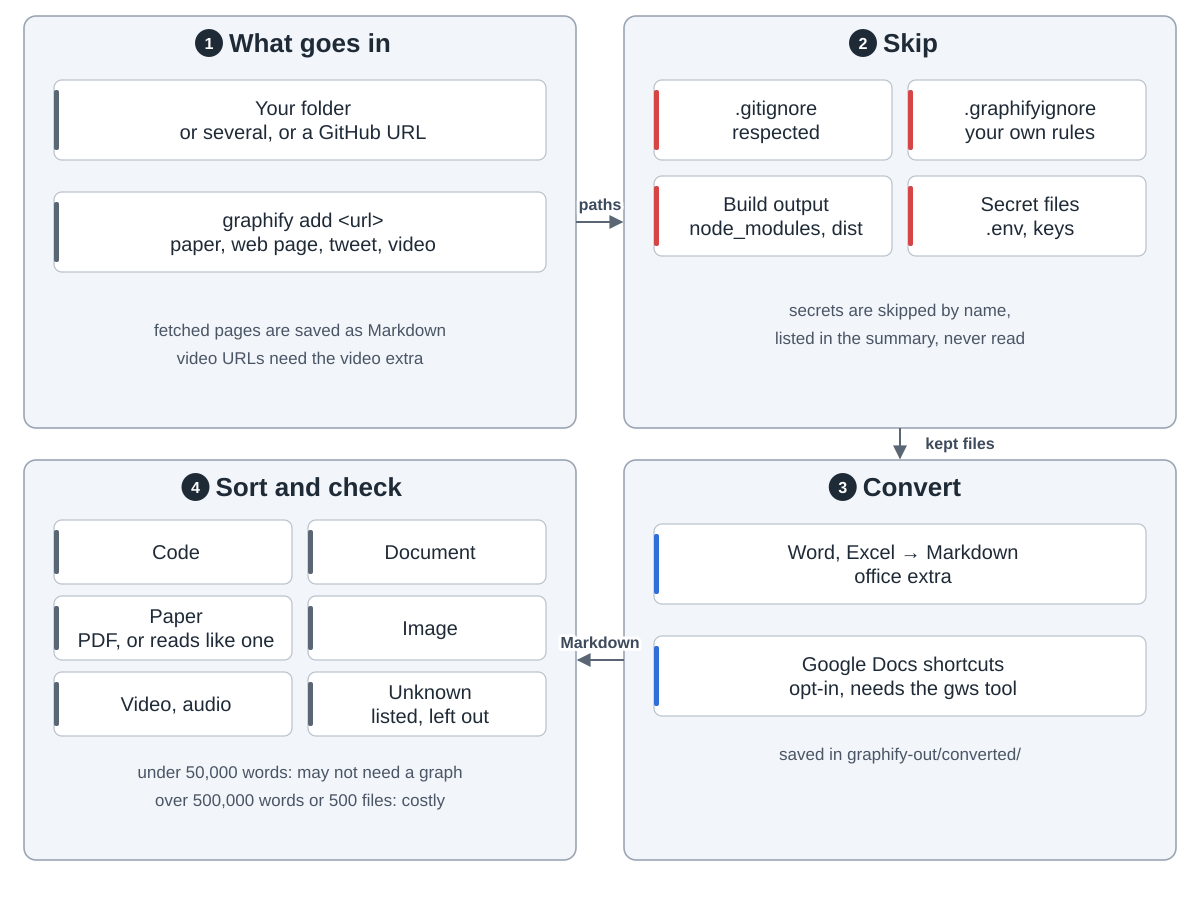

Write Python code to recreate this figure.
"""graphify step 1: read the folder.  Drawn from the graphify repo
(https://github.com/Graphify-Labs/graphify, graphify/detect.py: detect(), _is_sensitive(), _SKIP_DIRS,
classify_file(), CORPUS_WARN_THRESHOLD / CORPUS_UPPER_THRESHOLD / FILE_COUNT_UPPER; graphify/ingest.py;
README.md "Ignoring files" and "What files it handles"; pyproject.toml extras office, google, video;
commit 35adf43).  Run: python3 scan.py

Snake order: 1 what goes in (top left) -> 2 skip (top right) -> 3 convert (bottom right)
-> 4 sort and check (bottom left)."""
import sys
from pathlib import Path

sys.path.insert(0, str(Path(__file__).resolve().parents[2] / "tools"))
from archdiagram import Diagram  # noqa: E402

L, R, W = 24, 624, 552
T1, H1 = 16, 412
T2, H2 = 460, 400


def col(x, top, cards, h=72, gap=24, arrows=True):
    """One column of wide cards, top to bottom, optionally joined by arrows."""
    for i, (lbl, kind) in enumerate(cards):
        y = top + 64 + i * (h + gap)
        d.card(x + 30, y, lbl, kind, w=492, h=h)
        if arrows and i:
            d.arrow(f"M{x + W / 2} {y - gap}V{y - 2}")


def grid(x, top, cards, h=80, gap=16, y0=64):
    """Two columns of cards, filled row by row."""
    for i, (lbl, kind) in enumerate(cards):
        d.card(x + 30 + (i % 2) * 254, top + y0 + (i // 2) * (h + gap), lbl, kind, w=238, h=h)


def handoffs(a, b, c, ya=T1 + 206, yc=T2 + 200):
    """Arrows between the four groups in snake order, with what each one carries."""
    if a:
        d.arrow(f"M{L + W} {ya}H{R - 2}", label=a, at=(600, ya - 12))
    if b:
        d.arrow(f"M{R + W / 2} {T1 + H1}V{T2 - 2}", label=b, at=(R + W / 2 + 14 + len(b) * 4.6, T1 + H1 + 21))
    if c:
        d.arrow(f"M{R} {yc}H{L + W + 2}", label=c, at=(600, yc - 12))


d = Diagram("graphify step 1: read the folder",
            "1 What goes in: your folder (or several, or a GitHub URL), and anything you fetch with graphify add: "
            "a paper, a web page, a tweet or a video; video URLs need the video extra. "
            "2 Skip: .gitignore is respected, .graphifyignore adds your own rules, build output such as "
            "node_modules, dist and virtual envs is pruned, and secret files such as .env, keys and credentials "
            "are skipped by name and listed, never read. "
            "3 Convert: Word and Excel files become Markdown with the office extra; Google Docs shortcuts are "
            "opt-in and need the gws command-line tool. The Markdown lands in graphify-out/converted. "
            "4 Sort and check: every file becomes code, document, paper, image or video; unknown files are listed "
            "and left out. Under 50,000 words graphify says you may not need a graph; over 500,000 words or 500 "
            "files it warns the LLM pass will be costly.")

d.group(L, T1, W, H1, "What goes in", 1)
col(L, T1, [("Your folder|or several, or a GitHub URL", "data"),
            ("graphify add <url>|paper, web page, tweet, video", "data")], h=80, gap=32, arrows=False)
d.note(L + W / 2, T1 + 320, "fetched pages are saved as Markdown")
d.note(L + W / 2, T1 + 348, "video URLs need the video extra")

d.group(R, T1, W, H1, "Skip", 2)
grid(R, T1, [(".gitignore|respected", "review"), (".graphifyignore|your own rules", "review"),
             ("Build output|node_modules, dist", "review"), ("Secret files|.env, keys", "review")])
d.note(R + W / 2, T1 + 300, "secrets are skipped by name,")
d.note(R + W / 2, T1 + 328, "listed in the summary, never read")

d.group(R, T2, W, H2, "Convert", 3)
col(R, T2, [("Word, Excel → Markdown|office extra", "coding"),
            ("Google Docs shortcuts|opt-in, needs the gws tool", "coding")], h=80, gap=32, arrows=False)
d.note(R + W / 2, T2 + 300, "saved in graphify-out/converted/")

d.group(L, T2, W, H2, "Sort and check", 4)
grid(L, T2, [("Code", "data"), ("Document", "data"), ("Paper|PDF, or reads like one", "data"),
             ("Image", "data"), ("Video, audio", "data"), ("Unknown|listed, left out", "data")],
     h=64, gap=12, y0=60)
d.note(L + W / 2, T2 + 318, "under 50,000 words: may not need a graph")
d.note(L + W / 2, T2 + 346, "over 500,000 words or 500 files: costly")

handoffs("paths", "kept files", "Markdown")
d.save(Path(__file__).with_name("scan.svg"))
